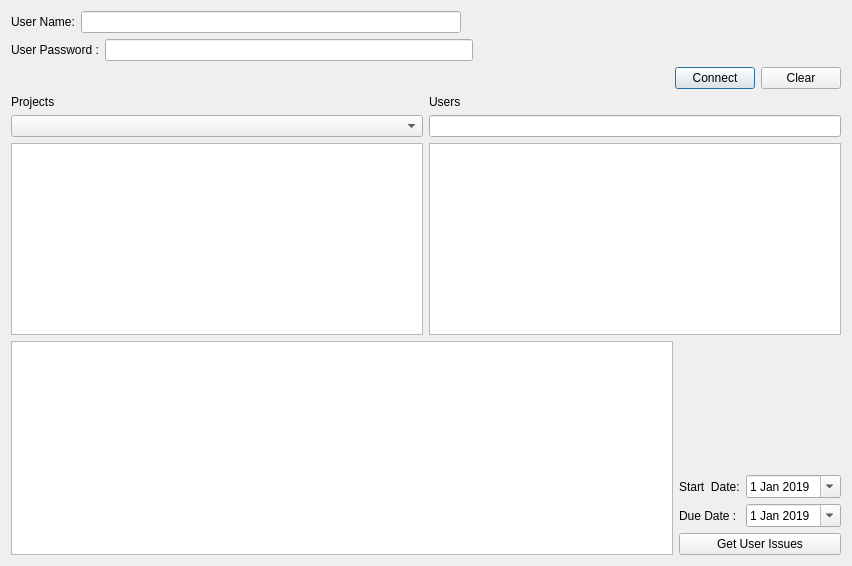
<?xml version="1.0" encoding="UTF-8"?>
<ui version="4.0">
 <class>Dialog</class>
 <widget class="QDialog" name="Dialog">
  <property name="geometry">
   <rect>
    <x>0</x>
    <y>0</y>
    <width>852</width>
    <height>566</height>
   </rect>
  </property>
  <property name="windowTitle">
   <string>Dialog</string>
  </property>
  <layout class="QVBoxLayout" name="verticalLayout_5">
   <item>
    <layout class="QVBoxLayout" name="verticalLayout">
     <item>
      <layout class="QHBoxLayout" name="horizontalLayout">
       <item>
        <widget class="QLabel" name="lbUserName">
         <property name="text">
          <string>User Name:</string>
         </property>
        </widget>
       </item>
       <item>
        <widget class="QLineEdit" name="leUserName"/>
       </item>
       <item>
        <spacer name="horizontalSpacer_2">
         <property name="orientation">
          <enum>Qt::Horizontal</enum>
         </property>
         <property name="sizeHint" stdset="0">
          <size>
           <width>40</width>
           <height>20</height>
          </size>
         </property>
        </spacer>
       </item>
      </layout>
     </item>
     <item>
      <layout class="QHBoxLayout" name="horizontalLayout_2">
       <item>
        <widget class="QLabel" name="lbPassword">
         <property name="text">
          <string>User Password :</string>
         </property>
        </widget>
       </item>
       <item>
        <widget class="QLineEdit" name="lePassword">
         <property name="echoMode">
          <enum>QLineEdit::Password</enum>
         </property>
        </widget>
       </item>
       <item>
        <spacer name="horizontalSpacer_3">
         <property name="orientation">
          <enum>Qt::Horizontal</enum>
         </property>
         <property name="sizeHint" stdset="0">
          <size>
           <width>40</width>
           <height>20</height>
          </size>
         </property>
        </spacer>
       </item>
      </layout>
     </item>
     <item>
      <layout class="QHBoxLayout" name="horizontalLayout_3">
       <item>
        <spacer name="horizontalSpacer">
         <property name="orientation">
          <enum>Qt::Horizontal</enum>
         </property>
         <property name="sizeHint" stdset="0">
          <size>
           <width>40</width>
           <height>20</height>
          </size>
         </property>
        </spacer>
       </item>
       <item>
        <widget class="QLabel" name="lbConnectionStatus">
         <property name="sizePolicy">
          <sizepolicy hsizetype="Expanding" vsizetype="Preferred">
           <horstretch>0</horstretch>
           <verstretch>0</verstretch>
          </sizepolicy>
         </property>
         <property name="autoFillBackground">
          <bool>false</bool>
         </property>
         <property name="text">
          <string/>
         </property>
        </widget>
       </item>
       <item>
        <widget class="QPushButton" name="btnConnect">
         <property name="text">
          <string>Connect</string>
         </property>
        </widget>
       </item>
       <item>
        <widget class="QPushButton" name="pushButton">
         <property name="text">
          <string>Clear</string>
         </property>
        </widget>
       </item>
      </layout>
     </item>
    </layout>
   </item>
   <item>
    <layout class="QHBoxLayout" name="horizontalLayout_4">
     <item>
      <layout class="QVBoxLayout" name="verticalLayout_2">
       <item>
        <widget class="QLabel" name="label">
         <property name="text">
          <string>Projects</string>
         </property>
        </widget>
       </item>
       <item>
        <widget class="QComboBox" name="cbProjects"/>
       </item>
       <item>
        <widget class="QListWidget" name="lvProjects"/>
       </item>
      </layout>
     </item>
     <item>
      <layout class="QVBoxLayout" name="verticalLayout_3">
       <item>
        <widget class="QLabel" name="label_2">
         <property name="text">
          <string>Users</string>
         </property>
        </widget>
       </item>
       <item>
        <widget class="QLineEdit" name="leUserSelect"/>
       </item>
       <item>
        <widget class="QListView" name="lvUsers">
         <property name="alternatingRowColors">
          <bool>true</bool>
         </property>
         <property name="selectionMode">
          <enum>QAbstractItemView::MultiSelection</enum>
         </property>
         <property name="selectionBehavior">
          <enum>QAbstractItemView::SelectItems</enum>
         </property>
        </widget>
       </item>
      </layout>
     </item>
    </layout>
   </item>
   <item>
    <layout class="QHBoxLayout" name="horizontalLayout_6">
     <item>
      <widget class="QTableView" name="tbvIssuesOfUser"/>
     </item>
     <item>
      <layout class="QVBoxLayout" name="verticalLayout_7">
       <item>
        <spacer name="verticalSpacer">
         <property name="orientation">
          <enum>Qt::Vertical</enum>
         </property>
         <property name="sizeHint" stdset="0">
          <size>
           <width>20</width>
           <height>40</height>
          </size>
         </property>
        </spacer>
       </item>
       <item>
        <layout class="QVBoxLayout" name="verticalLayout_4">
         <item>
          <layout class="QHBoxLayout" name="horizontalLayout_5">
           <item>
            <widget class="QLabel" name="label_3">
             <property name="text">
              <string>Start  Date:</string>
             </property>
            </widget>
           </item>
           <item>
            <widget class="QDateEdit" name="deStartDate">
             <property name="date">
              <date>
               <year>2019</year>
               <month>1</month>
               <day>1</day>
              </date>
             </property>
             <property name="calendarPopup">
              <bool>true</bool>
             </property>
            </widget>
           </item>
          </layout>
         </item>
         <item>
          <layout class="QHBoxLayout" name="horizontalLayout_7">
           <item>
            <widget class="QLabel" name="label_4">
             <property name="text">
              <string>Due Date : </string>
             </property>
            </widget>
           </item>
           <item>
            <widget class="QDateEdit" name="deDueDate">
             <property name="date">
              <date>
               <year>2019</year>
               <month>1</month>
               <day>1</day>
              </date>
             </property>
             <property name="calendarPopup">
              <bool>true</bool>
             </property>
            </widget>
           </item>
          </layout>
         </item>
        </layout>
       </item>
       <item>
        <widget class="QPushButton" name="btnGetIssues">
         <property name="text">
          <string>Get User Issues</string>
         </property>
        </widget>
       </item>
      </layout>
     </item>
    </layout>
   </item>
  </layout>
 </widget>
 <resources/>
 <connections>
  <connection>
   <sender>pushButton</sender>
   <signal>clicked()</signal>
   <receiver>leUserName</receiver>
   <slot>clear()</slot>
   <hints>
    <hint type="sourcelabel">
     <x>340</x>
     <y>246</y>
    </hint>
    <hint type="destinationlabel">
     <x>358</x>
     <y>62</y>
    </hint>
   </hints>
  </connection>
  <connection>
   <sender>pushButton</sender>
   <signal>clicked()</signal>
   <receiver>lePassword</receiver>
   <slot>clear()</slot>
   <hints>
    <hint type="sourcelabel">
     <x>334</x>
     <y>238</y>
    </hint>
    <hint type="destinationlabel">
     <x>335</x>
     <y>155</y>
    </hint>
   </hints>
  </connection>
 </connections>
</ui>
